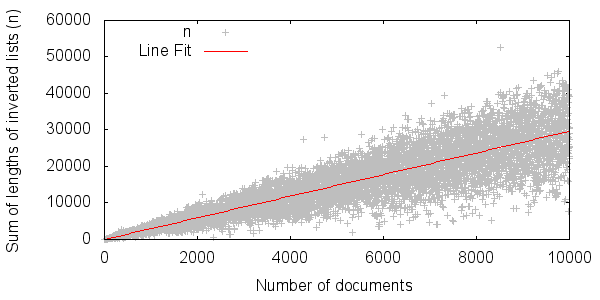

Source code (gnuplot):
set terminal png transparent enhanced fontscale 1.0 size 600,300
set output "lists.png"
set key left top
set xlabel "Number of documents"
set ylabel "Sum of lengths of inverted lists (n)"
f(x) = m*x + b
fit f(x) 'lists.dat' using 1:2 via m,b
set xrange [0:10000]
plot "lists.dat" using 2 title 'n' lt rgb "gray", \
    f(x) title 'Line Fit' lt rgb "red"
